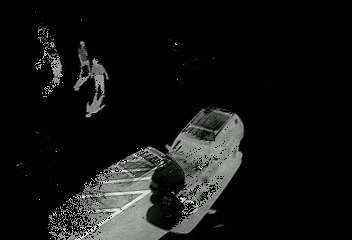
#> input picture frame 99 of foreground_video.mp4, 352 x 240 px, given in place of ML Assignment video.mpg, which was not available
$ python 'Background_segmentation(2022EEZ8483, 2022PHM2608, 2022EEZ8212).py'
#> lines starting #> are read from the running program, lines starting #| are printed output that depends on the picture; after the words box and inside, x2 and y2 are one past the last pixel; in counts of white or black regions, pixels touching at a corner belong together; pictures that were not available may be replaced by others from this repository, and a replacement may not be noted
'''importing required packages'''

import numpy as np
import cv2
import os
import shutil
from tqdm import tqdm

'''Class is responsible  for background segmentation from an inout video feed'''
class Background_segmentation():
    '''This class is responsible for Foreground-Background Segmentation of Video feed'''

    def __init__(self):
        self.alpha_value = 0.01
        self.T_min_portion_background = 0.7

    def sort(self, mean, covariance_matrix, weights, index):
        return np.take_along_axis(mean, index, axis=0), np.take_along_axis(covariance_matrix, index,axis=0), np.take_along_axis(weights, index,axis=0)

    def extract_image_features(self, captured_video):
        _, captured_frame = captured_video.read()
#> captured_frame is the input picture: shape (240, 352, 3); mean B, G, R 19.3, 20.3, 19.5
        captured_frame = cv2.cvtColor(captured_frame, cv2.COLOR_BGR2GRAY)  # RGB to grayscale
#> captured_frame: shape (240, 352)
        captured_frame_height, captured_frame_width = captured_frame.shape
#> captured_frame_height = 240; captured_frame_width = 352
        return captured_frame, captured_frame_height, captured_frame_width

    def initialize_weights_frame(self, height, width):
        frame_weight = np.zeros([3, height, width], np.double)
        frame_weight[0, :, :], frame_weight[1, :, :], frame_weight[2, :, :] = 0.30, 0.35, 0.35  # Sum of weights is equal to 1
        return frame_weight

    def initialize_frame_mean(self, height, width, extracted_frame_mean):
        mean = np.zeros([3, height, width], np.double)
        mean[1, :, :] = extracted_frame_mean
        return mean

    def initialize_covariance_matrix_frame(self, height, width):
        covariance_matrix_frame = np.zeros([3, height, width], np.double)
        covariance_matrix_frame[:, :, :] = 5
        return covariance_matrix_frame

    def main(self):
        if os.path.isdir("background"):
            shutil.rmtree("background")
        if os.path.isdir("foreground"):
            shutil.rmtree("foreground")

        os.mkdir("background")
        os.mkdir("foreground")

        captured_video = cv2.VideoCapture(r"C:\Users\DELL\Downloads\ML Assignment video.mpg")

        main_loop_count = 0
        main_ret_boolean = True

        extracted_frame, frame_height, frame_width = self.extract_image_features(captured_video)
#> frame_height = 240; frame_width = 352
        mean = self.initialize_frame_mean(frame_height, frame_width, extracted_frame)
        frame_covariance_matrix = self.initialize_covariance_matrix_frame(frame_height, frame_width)
        weights_frame = self.initialize_weights_frame(frame_height, frame_width)
        normalized_weights = np.zeros([3, frame_height, frame_width], np.double)

        frame_background = np.zeros([frame_height, frame_width], np.uint8)

        frame_standard_deviation = np.sqrt(frame_covariance_matrix)

        while captured_video.isOpened():
            # Counter to save images with index for later video transformation.
            main_loop_count = main_loop_count + 1
            main_ret_boolean, extracted_frame = captured_video.read()
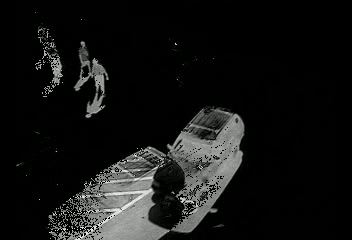
#> input picture frame 100 of foreground_video.mp4, 352 x 240 px, given in place of ML Assignment video.mpg, which was not available
#> extracted_frame is the input picture: shape (240, 352, 3); mean B, G, R 19.4, 20.5, 19.6
            if main_ret_boolean == True:
                different_gaussians, same_gaussians = [], []
                different_gaussians_index = np.zeros([3, frame_height, frame_width])
                same_gaussians_index = np.zeros([frame_height, frame_width])
                try:
                    extracted_frame = cv2.cvtColor(extracted_frame, cv2.COLOR_BGR2GRAY).astype(np.double)
#> extracted_frame: shape (240, 352) float64
                except:
                    pass

                # Check if the frame x^t is within 2.5 standard deviations. If yes, it matches the kth gaussian
                for i in range(3):
                    same_gaussians.append(
                        np.where(np.abs(extracted_frame - mean[i]) / frame_standard_deviation[i] <= 2.5))
                    different_gaussians.append(
                        np.where(np.abs(extracted_frame - mean[i]) / frame_standard_deviation[i] > 2.5))
#> after the loop, different_gaussians = 3 items; same_gaussians = 3 items

                same_gaussians_index[same_gaussians[0]], same_gaussians_index[same_gaussians[1]
                ], same_gaussians_index[same_gaussians[
                    2]] = 1, 1, 1  # Assign pixel value of 1 to the pixels of frame x^t which match the gaussians.

                # Extract non-matching pixel values as well for creation of new gaussian for these pixels later on
                different_gaussians_index = np.where(same_gaussians_index == 0)
#> different_gaussians_index = 5286 positions, rows 24 to 239, columns 37 to 247

                for j in range(3):
                    weights_frame[j][same_gaussians[j]] = (1 - self.alpha_value) * weights_frame[j][same_gaussians[
                                                                  j]] + self.alpha_value  # Update weights of pixels which match the gaussians.

                    seg_rho = self.alpha_value * (
                            1 / (np.sqrt(2 * np.pi) * frame_standard_deviation[j][same_gaussians[j]])) * (
                                  np.exp(-0.5 * (
                                          ((extracted_frame[same_gaussians[j]] - mean[j][same_gaussians[j]]) /
                                           frame_standard_deviation[j][
                                               same_gaussians[j]]) ** 2)))  # Find ρ for mean and covariance updation.

                    mean[j][same_gaussians[j]] = (1 - seg_rho) * mean[j][same_gaussians[j]] + seg_rho * \
                                                 extracted_frame[same_gaussians[j]]  # Update mean for matching gaussians

                    frame_covariance_matrix[j][same_gaussians[j]] = (1 - seg_rho) * frame_covariance_matrix[j][same_gaussians[j]] + seg_rho * ((
                                                                                                                extracted_frame[same_gaussians[j]] -mean[j][
                                                                                                                    same_gaussians[j]]) ** 2)  # Update covariance for matching gaussians

                # standardise the updated weights
                weights_frame = weights_frame / np.sum(weights_frame, axis=0)
                # Find normalized weights Σw/σ for sorting mean, weights and covariance wrt to it.
                normalized_weights = weights_frame / frame_standard_deviation

                seg_index = np.argsort(normalized_weights, axis=0)
                mean, frame_covariance_matrix, weights_frame = self.sort(mean, frame_covariance_matrix, weights_frame,
                                                                         seg_index)

                # update not matching gaussians with new least probable gaussian values.
                mean[0][different_gaussians_index] = extracted_frame[different_gaussians_index]
                frame_covariance_matrix[0][different_gaussians_index] = 10
                weights_frame[0][different_gaussians_index] = 0.1

                extracted_frame = extracted_frame.astype(np.uint8)

                # select background if last gaussian from sorted weights crosses the threshold and its gaussian values match as well
                temp = np.zeros([frame_height, frame_width])
#> temp: shape (240, 352) float64; every value is 0
                bg_gauss_pixels = np.where(weights_frame[2] > self.T_min_portion_background)
#> bg_gauss_pixels = (empty array, empty array)
                temp[bg_gauss_pixels] = 1
                temp[same_gaussians[2]] = temp[same_gaussians[2]] + 1
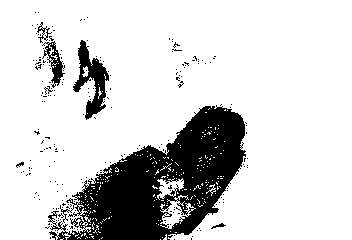
#> temp: shape (240, 352) float64; values 0 (black) and 1 (white), 82.1% white; 218 black regions (211 under 20 px), largest, box (x1, y1, x2, y2) and area: (48, 105, 246, 240) 12988, (73, 40, 109, 120) 1146, (42, 41, 65, 88) 384
                frame_background[np.where(temp == 2)] = extracted_frame[np.where(temp == 2)]
#> frame_background: shape (240, 352); every value is 0

                # select background if last two gaussians from sorted weights crosses the threshold and their gaussian values match as well
                temp = np.zeros([frame_height, frame_width])
                bg_gauss_pixels = np.where(
                    ((weights_frame[2] + weights_frame[1]) > self.T_min_portion_background) & (
                            weights_frame[2] < self.T_min_portion_background))
#> bg_gauss_pixels = 15111 positions, rows 12 to 239, columns 16 to 247
                temp[bg_gauss_pixels] = 1
                temp[same_gaussians[1]] = temp[same_gaussians[1]] + 1
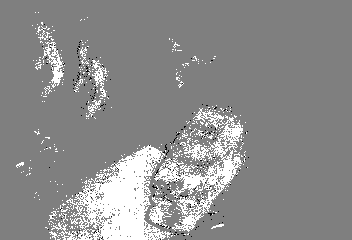
#> temp: shape (240, 352) float64; min 0, max 2, mean 1.11; drawn with min black and max white
                temp[same_gaussians[2]] = temp[same_gaussians[2]] + 1
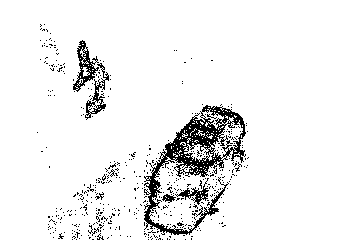
#> temp: shape (240, 352) float64; values 1 (black) and 2 (white), 93.3% white; black in thin lines or dots, all inside (x1, y1, x2, y2) = (37, 24, 249, 240)
                frame_background[np.where(temp == 2)] = extracted_frame[np.where(temp == 2)]
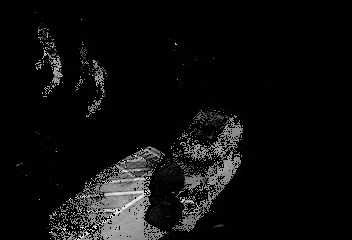
#> frame_background: shape (240, 352); min 0, max 254, mean 14.2

                frame_concatenated = np.concatenate(
                    (frame_background, cv2.absdiff(extracted_frame, frame_background)),
                    axis=1)  # Concatenate frames for visualization
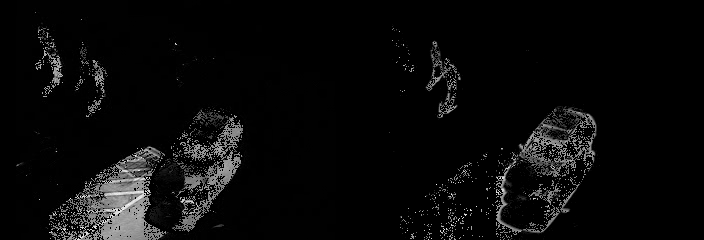
#> frame_concatenated: shape (240, 704); min 0, max 254, mean 10.1

                # Save frames as images
                cv2.imwrite(r"background/background_frame_save%d.jpg" % main_loop_count, frame_background)
                cv2.imwrite(r"foreground/foreground_frame_save%d.jpg" %
                            main_loop_count, cv2.absdiff(extracted_frame, frame_background))
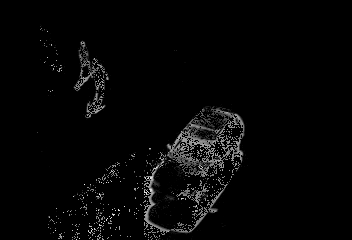
#> saved as foreground_frame_save1.jpg: shape (240, 352); min 0, max 254, mean 6.1

                cv2.imshow('Video', frame_concatenated)
                if cv2.waitKey(25) & 0xFF == 27:
#> (key Esc is pressed here)
                    break
            else:
                break
        captured_video.release()
        cv2.destroyAllWindows()

        background_writer = cv2.VideoWriter(
            'background_video.mp4', cv2.VideoWriter_fourcc(*'mp4v'), 30,
            (frame_width, frame_height))  # Write background images to video
        foreground_writer = cv2.VideoWriter(
            'foreground_video.mp4', cv2.VideoWriter_fourcc(*'mp4v'), 30,
            (frame_width, frame_height))  # Write background images to video

        tqdm_count = 1
        for tqdm_count in tqdm(range(1, main_loop_count)):
            background_image = cv2.imread(r"background/background_frame_save%d.jpg" % tqdm_count, 1)
            foreground_image = cv2.imread(r"foreground/foreground_frame_save%d.jpg" % tqdm_count, 1)

            # background_image = cv2.resize(background_image, (frame_width, frame_height))
            background_writer.write(background_image)
            # foreground_image = cv2.resize(foreground_image, (frame_width, frame_height))
            foreground_writer.write(foreground_image)
            main_loop_count += 1
        background_writer.release()
        foreground_writer.release()

        # Delete image directories
        if os.path.isdir("background"):
            shutil.rmtree("background")
        if os.path.isdir("foreground"):
            shutil.rmtree("foreground")


if __name__ == '__main__':
    '''Creating background_segmentation class object'''
    background_segmentation_obj = Background_segmentation()

    '''calling main function of the class'''
    background_segmentation_obj.main()

$ run again, starting later in the video
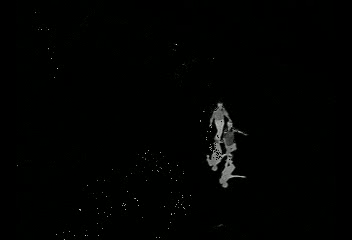
#> input picture frame 449 of foreground_video.mp4, 352 x 240 px, given in place of ML Assignment video.mpg, which was not available
#> in extract_image_features, captured_frame is the input picture: shape (240, 352, 3); mean B, G, R 1.8, 2.8, 1.9
#> captured_frame: shape (240, 352)
#> frame_height = 240; frame_width = 352
#> after the loop in main, `for i in range(3):`: different_gaussians = 3 items
#> different_gaussians_index = 1249 positions, rows 16 to 235, columns 46 to 249
#> in main, `bg_gauss_pixels = np.where(weights_frame[2] > self.T_min_portion_backg..`: bg_gauss_pixels = (empty array, empty array)
#> in main, `temp[same_gaussians[2]] = temp[same_gaussians[2]] + 1`:
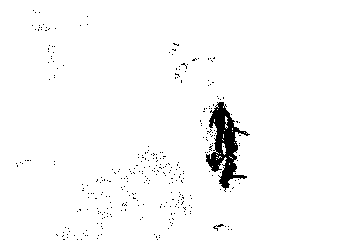
#> temp: shape (240, 352) float64; values 0 (black) and 1 (white), 97.6% white; 323 black regions (321 under 20 px), largest, box (x1, y1, x2, y2) and area: (206, 102, 250, 192) 1554, (213, 224, 224, 231) 24
#> in main, `bg_gauss_pixels = np.where( ((weights_frame[2] + weights_frame[1]) > s..`: bg_gauss_pixels = 2025 positions, rows 10 to 239, columns 16 to 249
#> in main, `cv2.imwrite(r"foreground/foreground_frame_save%d.jpg" % main_loop_coun..`:
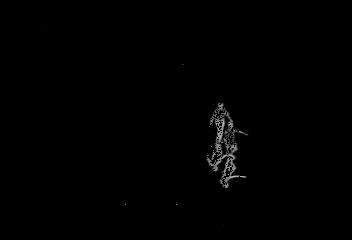
#> saved as foreground_frame_save1.jpg: shape (240, 352); min 0, max 192, mean 1.2

$ run again, starting later in the video
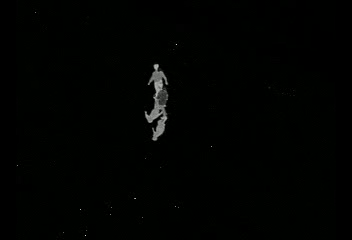
#> input picture frame 798 of foreground_video.mp4, 352 x 240 px, given in place of ML Assignment video.mpg, which was not available
#> in extract_image_features, captured_frame is the input picture: shape (240, 352, 3); mean B, G, R 1.2, 2.6, 1.3
#> captured_frame: shape (240, 352)
#> frame_height = 240; frame_width = 352
#> after the loop in main, `for i in range(3):`: different_gaussians = 3 items
#> different_gaussians_index = 814 positions, rows 16 to 239, columns 41 to 269
#> in main, `bg_gauss_pixels = np.where(weights_frame[2] > self.T_min_portion_backg..`: bg_gauss_pixels = (empty array, empty array)
#> in main, `temp[same_gaussians[2]] = temp[same_gaussians[2]] + 1`:
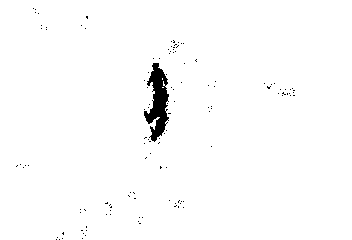
#> temp: shape (240, 352) float64; values 0 (black) and 1 (white), 98.5% white; 123 black regions (122 under 20 px), largest, box (x1, y1, x2, y2) and area: (144, 63, 169, 142) 1055
#> in main, `bg_gauss_pixels = np.where( ((weights_frame[2] + weights_frame[1]) > s..`: bg_gauss_pixels = 1236 positions, rows 8 to 239, columns 16 to 294
#> in main, `cv2.imwrite(r"foreground/foreground_frame_save%d.jpg" % main_loop_coun..`:
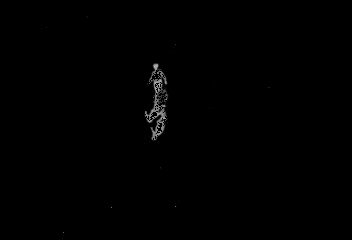
#> saved as foreground_frame_save1.jpg: shape (240, 352); min 0, max 179, mean 0.8
